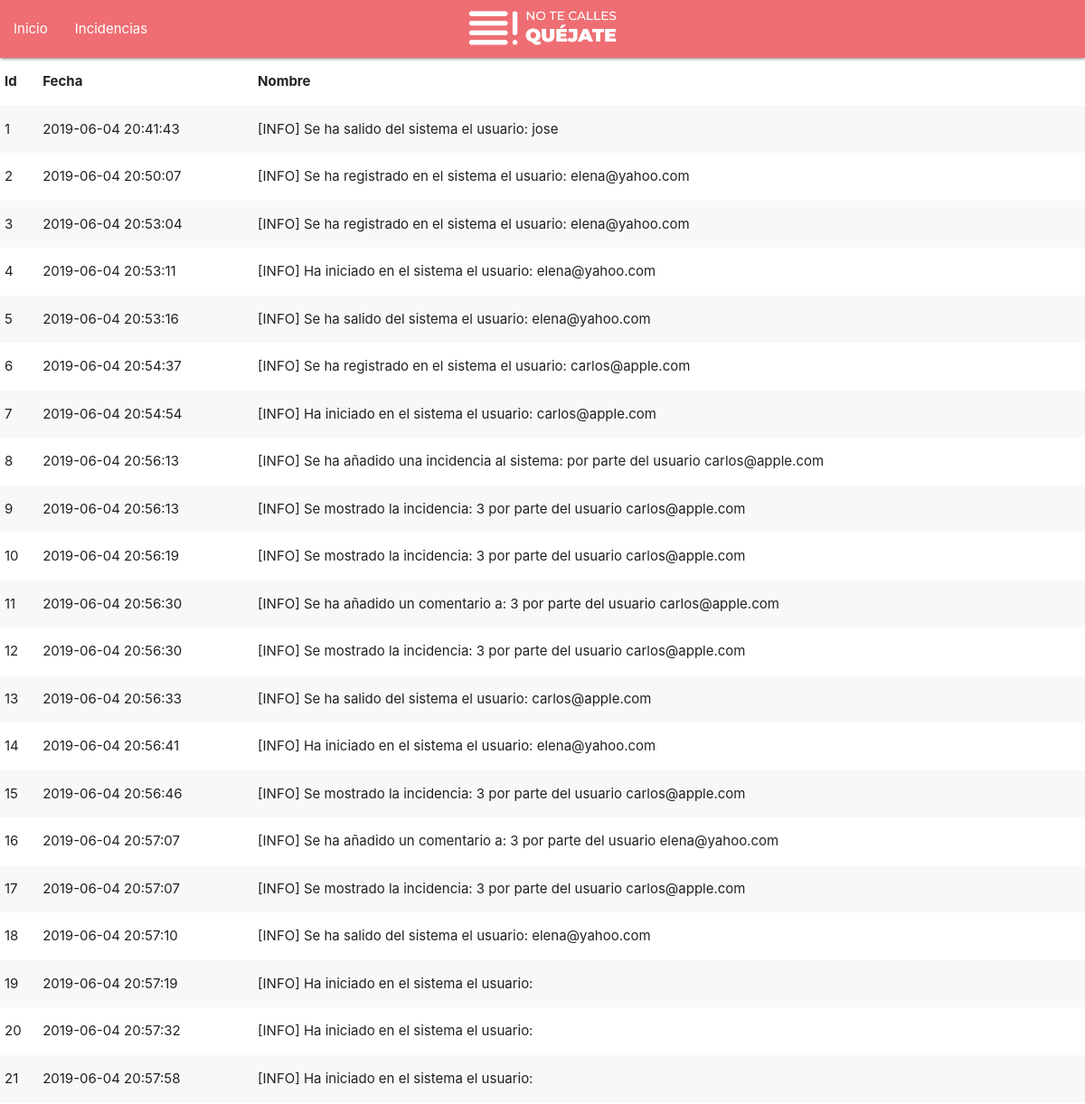
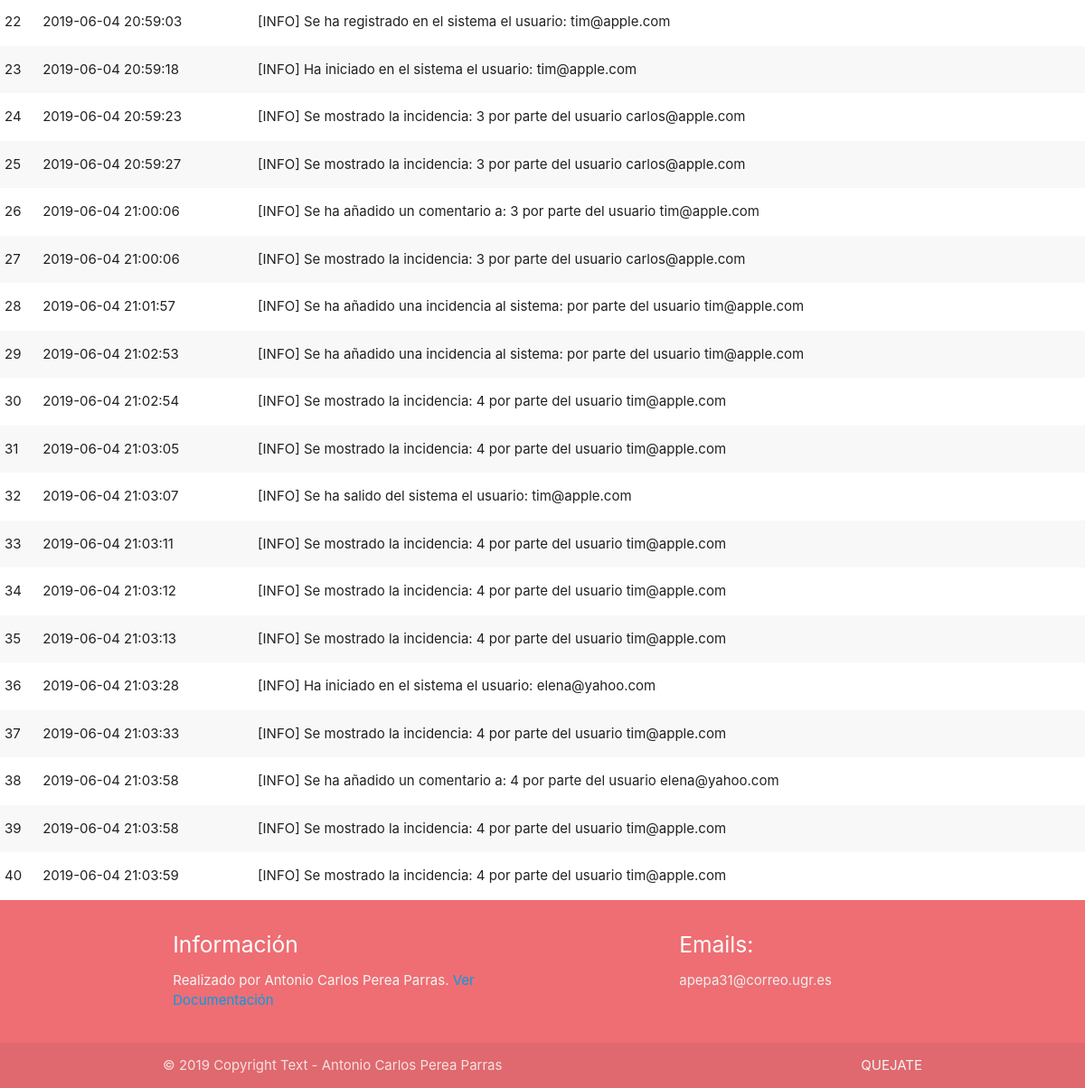
Screenshot of /log.php with the database file from the repository (2 pictures, top to bottom).
### tables this page shows
CREATE TABLE `LOG` (
  `log_id` int(8) NOT NULL AUTO_INCREMENT,
  `fecha` datetime DEFAULT NULL,
  `concepto` varchar(512) DEFAULT NULL,
  PRIMARY KEY (`log_id`),
  KEY `log_id` (`log_id`)
);

### log.php (the view, shortened to what this page needs)
<?php
require_once 'php/generics.php';
require_once 'php/footer.php';
require_once 'php/navbar.php';
require_once 'php/header.php';
function mostrarLog(){
    $db = conectDB();
    $queryLog="SELECT * from LOG";
    $res = $db->query($queryLog);
    echo(' <table class="striped">
    <thead>
          <tr>
              <th>Id</th>
              <th>Fecha</th>
              <th>Nombre</th>
          </tr>
        </thead>
    ');
    echo('<tbody>');
    while ($row = $res->fetch_array(MYSQLI_NUM)) {
        echo('<tr>
        <td>'.$row[0].'</td>
        <td>'.$row[1].'</td>
        <td>'.$row[2].'</td>
      </tr>');
    }
    echo('</tbody> </table>');
}
initHTML();
mostrarHeader();
mostrarNavBar();
initBody();
mostrarLog();
endBody();
mostrarFooter();
endHTML();
?>

### php/generics.php
<?php
function initHTML()
{
    echo('<!DOCTYPE html>
    <html lang="en">');
}
function endHTML()
{
  echo('</html>');
}
function initBody()
{
    echo('<body>');
}
function endBody()
{
    echo('</body>');
}
?>

### php/header.php
<?php
function mostrarHeader(){
    echo('<head>
    <meta charset="UTF-8">
    <meta name="viewport" content="width=device-width, initial-scale=1.0">
    <meta http-equiv="X-UA-Compatible" content="ie=edge">
    <title>Document</title>
    <link rel="stylesheet" type="text/css" href="css/principal.css">
    <script type="text/javascript" src="js/index.js"></script>
    <link href="https://fonts.googleapis.com/icon?family=Material+Icons" rel="stylesheet">
    <script src="https://cdnjs.cloudflare.com/ajax/libs/materialize/1.0.0/js/materialize.min.js"></script>
    <link rel="stylesheet" href="https://cdnjs.cloudflare.com/ajax/libs/materialize/1.0.0/css/materialize.min.css">
  </head>'
);
}
?>

### php/navbar.php (shortened to what this page needs)
<?php
function mostrarNavBar(){
    echo('    <nav>
    <div class="nav-wrapper">
    <a href="index.php" class="brand-logo center"><img class="logo" id="logo" src="./images/QUÉJATE (NEGATIVO).png" /></a>
      <ul id="nav-mobile" class="left hide-on-med-and-down">
        <li><a href="index.php">Inicio</a></li>
        <li><a href="incidencias.php?">Incidencias</a></li>
    ');
    echo('</ul>
        </div>
    </nav>');
}
?>

### php/footer.php
<?php
function mostrarFooter(){
    echo('
    <footer class="page-footer">
        <div class="container">
            <div class="row">
                <div class="col l6 s12">
                    <h5 class="white-text">Información</h5>
                    <p class="grey-text text-lighten-4">
                    Realizado por Antonio Carlos Perea Parras.
                    <a href="https://consigna.ugr.es/f/4B5nVh6X0rCS7Hcv/proyectoTW.pdf">Ver Documentación</a>
                    </p>
                </div>
                <div class="col l4 offset-l2 s12">
                    <h5 class="white-text">Emails:</h5>
                    <ul>
                        <li><a class="grey-text text-lighten-3" >apepa31@correo.ugr.es</a></li>
                    </ul>
                </div>
            </div>
        </div>
        <div class="footer-copyright">
            <div class="container">
                © 2019 Copyright Text - Antonio Carlos Perea Parras
                <a class="grey-text text-lighten-4 right" >QUEJATE</a>
            </div>
        </div>
    </footer>');
}
?>

### css/principal.css (style rules this page uses)
img.logo { width: 250px; height: auto; position: relative; margin: -23%; text-align: center; }

### rows the page displays
log: log_id "1", fecha "2019-06-04 20:41:43", concepto "[INFO] Se ha salido del sistema el usuario: jose"
log: log_id "2", fecha "2019-06-04 20:50:07", concepto "[INFO] Se ha registrado en el sistema el usuario: elena@yahoo.com"
log: log_id "3", fecha "2019-06-04 20:53:04", concepto "[INFO] Se ha registrado en el sistema el usuario: elena@yahoo.com"
log: log_id "4", fecha "2019-06-04 20:53:11", concepto "[INFO] Ha iniciado en el sistema el usuario: elena@yahoo.com"
log: log_id "5", fecha "2019-06-04 20:53:16", concepto "[INFO] Se ha salido del sistema el usuario: elena@yahoo.com"
log: log_id "6", fecha "2019-06-04 20:54:37", concepto "[INFO] Se ha registrado en el sistema el usuario: carlos@apple.com"
log: log_id "7", fecha "2019-06-04 20:54:54", concepto "[INFO] Ha iniciado en el sistema el usuario: carlos@apple.com"
log: log_id "8", fecha "2019-06-04 20:56:13", concepto "[INFO] Se ha añadido una incidencia al sistema: por parte del usuario carlos@apple.com"
log: log_id "9", fecha "2019-06-04 20:56:13", concepto "[INFO] Se mostrado la incidencia: 3 por parte del usuario carlos@apple.com"
log: log_id "10", fecha "2019-06-04 20:56:19", concepto "[INFO] Se mostrado la incidencia: 3 por parte del usuario carlos@apple.com"
log: log_id "11", fecha "2019-06-04 20:56:30", concepto "[INFO] Se ha añadido un comentario a: 3 por parte del usuario carlos@apple.com"
log: log_id "12", fecha "2019-06-04 20:56:30", concepto "[INFO] Se mostrado la incidencia: 3 por parte del usuario carlos@apple.com"
log: log_id "13", fecha "2019-06-04 20:56:33", concepto "[INFO] Se ha salido del sistema el usuario: carlos@apple.com"
log: log_id "14", fecha "2019-06-04 20:56:41", concepto "[INFO] Ha iniciado en el sistema el usuario: elena@yahoo.com"
log: log_id "15", fecha "2019-06-04 20:56:46", concepto "[INFO] Se mostrado la incidencia: 3 por parte del usuario carlos@apple.com"
log: log_id "16", fecha "2019-06-04 20:57:07", concepto "[INFO] Se ha añadido un comentario a: 3 por parte del usuario elena@yahoo.com"
log: log_id "17", fecha "2019-06-04 20:57:07", concepto "[INFO] Se mostrado la incidencia: 3 por parte del usuario carlos@apple.com"
log: log_id "18", fecha "2019-06-04 20:57:10", concepto "[INFO] Se ha salido del sistema el usuario: elena@yahoo.com"
log: log_id "19", fecha "2019-06-04 20:57:19", concepto "[INFO] Ha iniciado en el sistema el usuario:"
log: log_id "20", fecha "2019-06-04 20:57:32", concepto "[INFO] Ha iniciado en el sistema el usuario:"
log: log_id "21", fecha "2019-06-04 20:57:58", concepto "[INFO] Ha iniciado en el sistema el usuario:"
log: log_id "22", fecha "2019-06-04 20:59:03", concepto "[INFO] Se ha registrado en el sistema el usuario: tim@apple.com"
log: log_id "23", fecha "2019-06-04 20:59:18", concepto "[INFO] Ha iniciado en el sistema el usuario: tim@apple.com"
log: log_id "24", fecha "2019-06-04 20:59:23", concepto "[INFO] Se mostrado la incidencia: 3 por parte del usuario carlos@apple.com"
log: log_id "25", fecha "2019-06-04 20:59:27", concepto "[INFO] Se mostrado la incidencia: 3 por parte del usuario carlos@apple.com"
log: log_id "26", fecha "2019-06-04 21:00:06", concepto "[INFO] Se ha añadido un comentario a: 3 por parte del usuario tim@apple.com"
log: log_id "27", fecha "2019-06-04 21:00:06", concepto "[INFO] Se mostrado la incidencia: 3 por parte del usuario carlos@apple.com"
log: log_id "28", fecha "2019-06-04 21:01:57", concepto "[INFO] Se ha añadido una incidencia al sistema: por parte del usuario tim@apple.com"
log: log_id "29", fecha "2019-06-04 21:02:53", concepto "[INFO] Se ha añadido una incidencia al sistema: por parte del usuario tim@apple.com"
log: log_id "30", fecha "2019-06-04 21:02:54", concepto "[INFO] Se mostrado la incidencia: 4 por parte del usuario tim@apple.com"
log: log_id "31", fecha "2019-06-04 21:03:05", concepto "[INFO] Se mostrado la incidencia: 4 por parte del usuario tim@apple.com"
log: log_id "32", fecha "2019-06-04 21:03:07", concepto "[INFO] Se ha salido del sistema el usuario: tim@apple.com"
log: log_id "33", fecha "2019-06-04 21:03:11", concepto "[INFO] Se mostrado la incidencia: 4 por parte del usuario tim@apple.com"
log: log_id "34", fecha "2019-06-04 21:03:12", concepto "[INFO] Se mostrado la incidencia: 4 por parte del usuario tim@apple.com"
log: log_id "35", fecha "2019-06-04 21:03:13", concepto "[INFO] Se mostrado la incidencia: 4 por parte del usuario tim@apple.com"
log: log_id "36", fecha "2019-06-04 21:03:28", concepto "[INFO] Ha iniciado en el sistema el usuario: elena@yahoo.com"
log: log_id "37", fecha "2019-06-04 21:03:33", concepto "[INFO] Se mostrado la incidencia: 4 por parte del usuario tim@apple.com"
log: log_id "38", fecha "2019-06-04 21:03:58", concepto "[INFO] Se ha añadido un comentario a: 4 por parte del usuario elena@yahoo.com"
log: log_id "39", fecha "2019-06-04 21:03:58", concepto "[INFO] Se mostrado la incidencia: 4 por parte del usuario tim@apple.com"
log: log_id "40", fecha "2019-06-04 21:03:59", concepto "[INFO] Se mostrado la incidencia: 4 por parte del usuario tim@apple.com"
